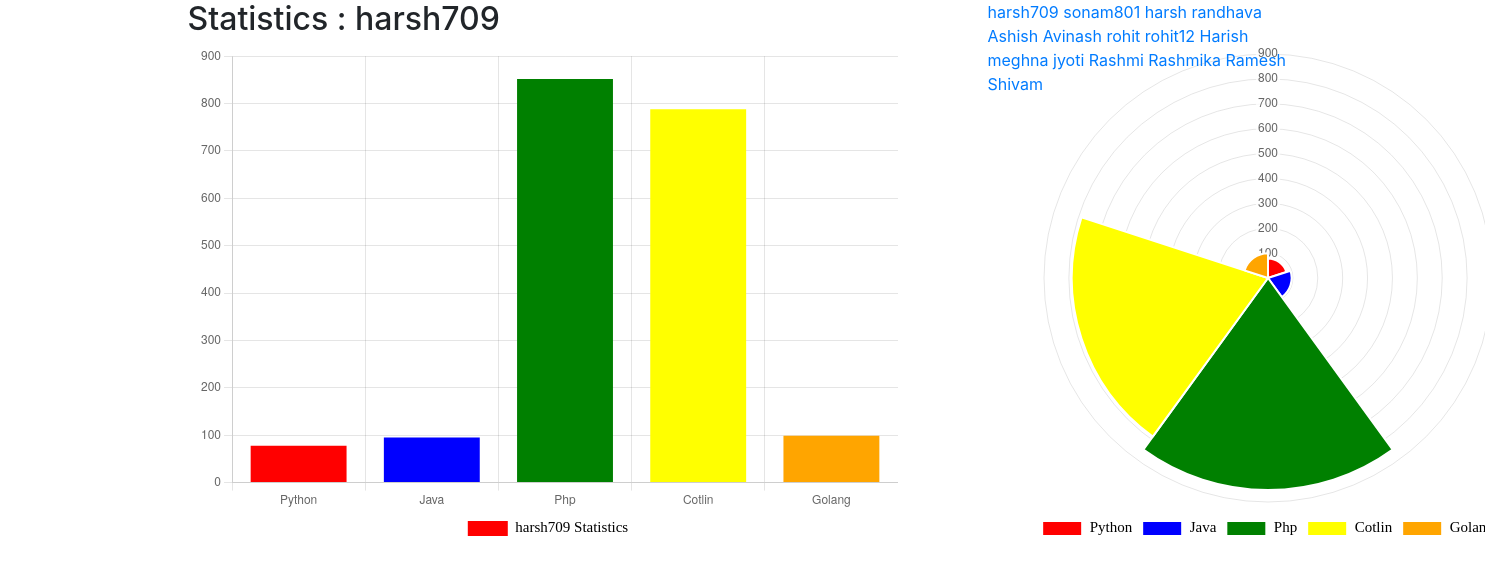
Screenshot of /home/harsh709/ with the database file from the repository.
### data/models.py (models this page shows)
class Username(models.Model):
    username = models.CharField(max_length=100)
    def __str__(self):
        return self.username

### data/views.py (the view)
# urls.py: path('home/<str:username>/', views.home, name='home'),
def home(request, username):
    users = Username.objects.all()
    labels = ['Python', 'Java', 'Php', 'Cotlin', 'Golang']
    user = Username.objects.filter(username=username).first()
    print(user)
    if user:
        languages = Languages.objects.filter(User=user).first()     #foreign key always takes id
        if languages:
            data = [
                languages.Python,
                languages.Java,
                languages.Php,
                languages.Cotlin,
                languages.Golang
            ]
    print(labels)
    print(data)
    return render(request, 'data/home.html', {'user':username,'users': users, 'labels': labels, 'data': data})

### data/templates/data/home.html (shortened to what this page needs)
<!DOCTYPE html>
{% load static %}
<html lang="en">
<head>
    <link rel="stylesheet" href="{% static 'path/to/bootstrap.min.css' %}">
</head>
<body>
    <div class="container">
        <div class="row">
            <div class="col-md-8">
                <h2>Statistics : {{user}}</h2>
                <div class="chart-container">
                    <canvas id="chart1" width="700" height="500"></canvas>
                    <canvas id="chart2" width="700" height="500"></canvas>
                </div>
            </div>
            <div class="col-md-4 column">
                <ul class="user-list">
                    {% for user in users %}
                        <a href="{% url 'home' user.username %}">{{ user.username }}</a>
                    {% endfor %}
                </ul>
            </div>
        </div>
    </div>
    <script>
        {% comment %} const ctx = document.getElementById('chart') {% endcomment %}
        function createChart(ctx, type) {
            new Chart(ctx, {
                type: type,
                data: {
                    labels: {{labels|safe}}, //['python','java','php','golang'],
                    datasets: [
                        {
                            data: {{data|safe}},
                            label: '{{user}} Statistics',
                            backgroundColor: ['red', 'blue', 'green', 'yellow', 'orange']
                        }
                    ],
                },
                options: {
                    responsive: false,
                    animation: {
                        duration: 1000,
                        easing: 'linear',
                    },
                    plugins: {
                        legend: {
                            display: true,
                            position: 'bottom',
                            labels: {
                                color: 'black',
                                font: {
                                    size: 15,
                                    family: 'Comic Sans MS'
                                }
                            }
                        }
                    }
                }
            });
        }
        const barCtx = document.getElementById('chart1').getContext('2d');
        createChart(barCtx, 'bar');
        const doughnutCtx = document.getElementById('chart2').getContext('2d');
        createChart(doughnutCtx, 'polarArea');
    </script>
</body>
</html>

### data/templates/data/home.html (style rules this page uses)
.chart-container { display: flex; justify-content: space-between; }
.chart-container canvas { flex: 1; margin: 0 10px; }

### rows the page displays
Username: username "harsh709"
Username: username "sonam801"
Username: username "harsh"
Username: username "randhava"
Username: username "Ashish"
Username: username "Avinash"
Username: username "rohit"
Username: username "rohit12"
Username: username "Harish"
Username: username "meghna"
Username: username "jyoti"
Username: username "Rashmi"
Username: username "Rashmika"
Username: username "Ramesh"
Username: username "Shivam"

### other values shown
chart data {{ data|safe }} [78, 95, 852, 788, 99]
chart data {{ user }} harsh709
